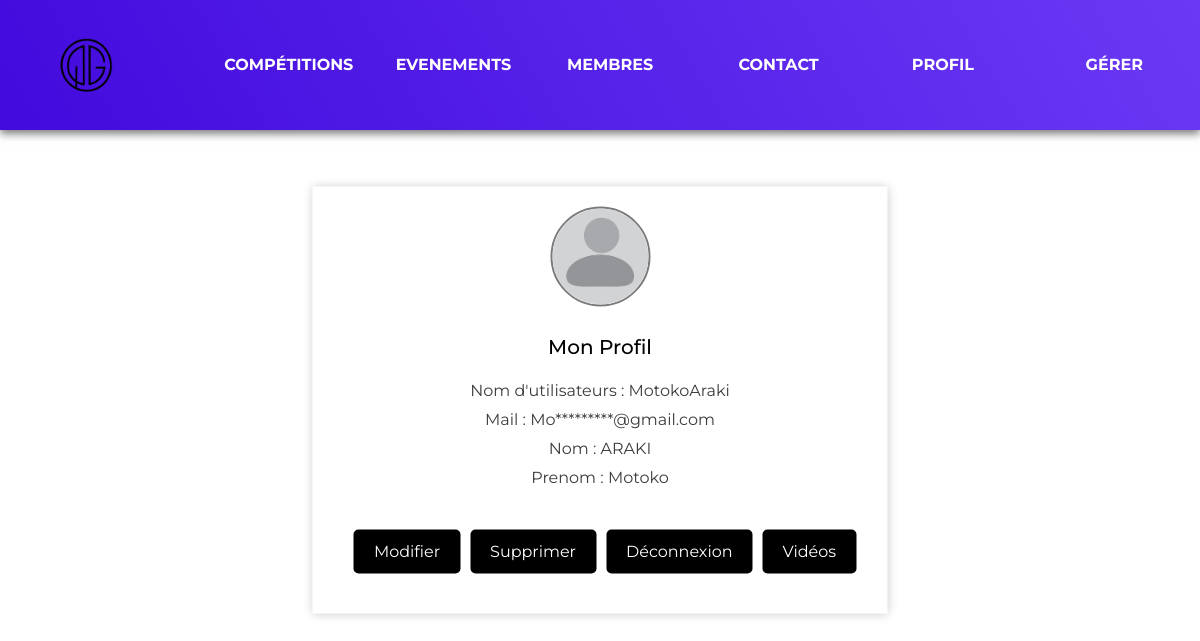
The app's page /?action=monProfil (signed in) with its own data.
### tables this page shows
CREATE TABLE utilisateurs (
   id INT NOT NULL AUTO_INCREMENT PRIMARY KEY,
   prenom VARCHAR(50) NOT NULL,
   nom VARCHAR(50) NOT NULL,
   pseudo VARCHAR(50) UNIQUE NOT NULL DEFAULT '',
   mdp VARCHAR(255) NOT NULL DEFAULT '',
   datenaissance DATE DEFAULT NULL,
   mail VARCHAR(50) UNIQUE NOT NULL,
   est_admin BOOLEAN NOT NULL DEFAULT FALSE
);

### public_html/index.php (called while the page is built, shortened)
<?php
include "getRacine.php";
include_once "$racine/model/authentification.php";
if (isset($_GET["action"])){
    $action = $_GET["action"];
}
else{
    $action = "defaut";
}
$fichier = controleurPrincipal($action);
include "$racine/controller/$fichier";
?>

### public_html/model/utilisateurs.php (called while the page is built, shortened)
<?php
function getUtilisateurByPseudo($pseudo) {
    try {
        $cnx = DBconnection();
        $req = $cnx->prepare("SELECT * FROM utilisateurs WHERE pseudo = :pseudo;");
        $req->bindValue(':pseudo', $pseudo, PDO::PARAM_STR);
        $req->execute();
        $resultat = $req->fetch(PDO::FETCH_ASSOC);
        return $resultat;
    } catch (PDOException $e) {
        print 'Erreur !: ' . $e->getMessage();
        die();
    }
}
function censorEmail($email) {
    $parts = explode("@", $email);
    $name = $parts[0];
    $domain = $parts[1];
    $nameCensored = substr($name, 0, 2) . str_repeat('*', strlen($name) - 2);
    return $nameCensored . '@' . $domain;
}

### public_html/model/authentification.php (called while the page is built, shortened)
<?php
include_once "utilisateurs.php";
function isLoggedOn() {
    if (isset($_SESSION["pseudo"])) {
        $util = getUtilisateurByPseudo($_SESSION['pseudo']);
        if ($util && $util['pseudo'] == $_SESSION['pseudo'] && $util['mdp'] == $_SESSION['mdp']) {
            return true;
        }
    }
    return false;
}
?>

### public_html/view/monProfil.php (the view, shortened to what this page needs)
<div class="bgblue-Profil">
<div class="container-profil">
    <div class="text-center">
        <img src="photos/user.jpg" width="100" class="rounded-circle">
    </div>
    <div class="text-center">
        <h5 class="mt-2 mb-0">Mon Profil</h5>
        <ul class="social-list">
            <li></i>Nom d'utilisateurs : <?= htmlspecialchars($util["pseudo"]) ?></li>
            <li></i>Mail : <?= censorEmail($util["mail"]) ?></li>
            <li></i>Nom : <?= htmlspecialchars($util["nom"]) ?></li>
            <li></i>Prenom : <?= htmlspecialchars($util["prenom"]) ?></li>
        </ul>
        <div class="button-container">
        <button class="btn btn-primary btn-profil" id="modifier"><a href="./?action=updProfil">Modifier</a></button>
        <button class="btn btn-primary btn-profil" id="sup"><a href="./?action=suppression">Supprimer</a></button>
        <button class="btn btn-primary btn-profil" id="deco"><a href="./?action=deconnexion">Déconnexion</a></button>
        <button class="btn btn-primary btn-profil" id="mesvideos"><a href="./?action=video">Vidéos</a></button>
        </div>
    </div>
</div>

### public_html/style/header.css (style rules this page uses)
html, body { margin: 0; height: 100%; padding: 0; cursor: url(../assets/cursor2.png), pointer; }
body { font-family: -apple-system, BlinkMacSystemFont, "Segoe UI", Roboto, Helvetica, Arial, sans-serif, "Apple Color Emoji", "Segoe UI Emoji", "Segoe UI Symbol"; }

### public_html/style/home.css (style rules this page uses)
body { background: rgb(255, 255, 255); font-family: 'Montserrat', sans-serif; display: flex; flex-direction: column; margin: 0; padding: 0; }
* { margin: 0; padding: 0; box-sizing: border-box; }
.btn { display: flex; justify-content: flex-end; margin-top: 20px; }
.btn-primary { background-color: #000000; color: white; padding: 10px 20px; border: none; border-radius: 5px; cursor: pointer; }

### public_html/style/profilVideo.css (style rules this page uses)
.btn a { color: white; text-decoration: none; }

### public_html/style/Monprofil.css (style rules this page uses)
.container-profil { width: 575px; background-color: #fff; box-shadow: 0px 0px 10px rgba(0, 0, 0, 0.2); display: flex; justify-content: center; align-items: center; flex-direction: column; position: absolute; top: 50%; left: 50%; transform: translate(-50%, -50%); padding: 20px; }
.text-center { text-align: center; margin-bottom: 20px; }
.rounded-circle { border-radius: 50%; border: 2px solid #7a7a7a; width: 100px; height: 100px; }
.container-profil h5 { margin-top: 10px; margin-bottom: 0; color: #000000; }
.social-list { list-style-type: none; padding: 0; text-align: center; margin-top: 20px; }
.social-list li { margin-bottom: 5px; color: #3d3b3b; }
.button-container { display: flex; justify-content: center; margin-top: 20px; }
.btn-profil { margin-left: 10px; }
.btn-profil a { color: #fff; text-decoration: none; }
.btn-primary { background-color: #000000; border-color: #000000; color: #fff; }
#deco { width: auto; }
#sup { width: auto; }
#modifier { width: auto; }
#mesvideos { width: auto; }
.btn { display: inline-block; font-weight: 400; color: #ffffff; text-align: center; vertical-align: middle; cursor: pointer; background-color: rgb(0, 0, 0); padding: 10px 20px; font-size: 16px; border-radius: 5px; transition: background-color 0.2s, border-color 0.2s; }

### public_html/style/mesvideos.css (style rules this page uses)
a { color: #000; text-decoration: none; }

### public_html/style/members.css (style rules this page uses)
*, *::before, *::after { box-sizing: border-box; }

### records on screen
utilisateurs: pseudo "MotokoAraki", mail "Mo*********@gmail.com", nom "ARAKI", prenom "Motoko"
